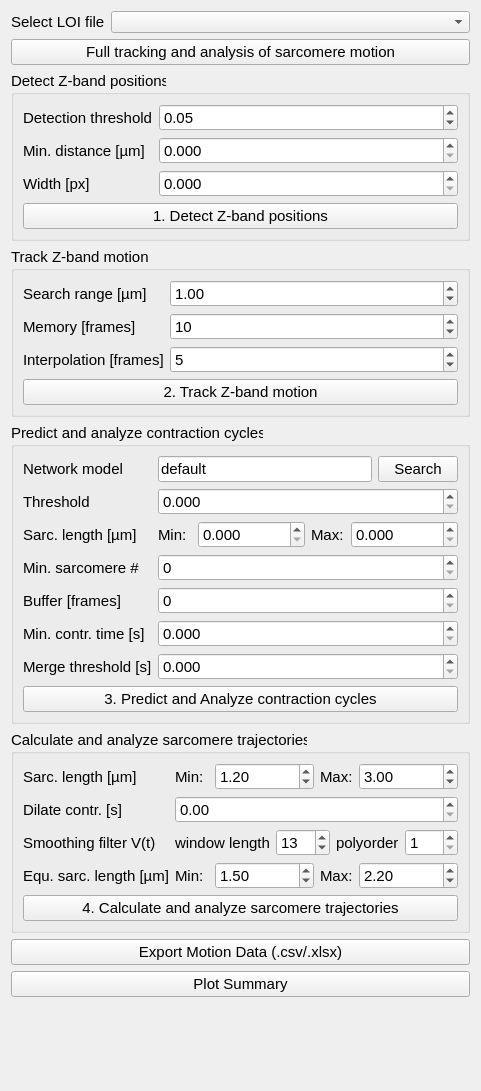
<?xml version="1.0" encoding="UTF-8"?>
<ui version="4.0">
 <class>Form</class>
 <widget class="QWidget" name="Form">
  <property name="geometry">
   <rect>
    <x>0</x>
    <y>0</y>
    <width>481</width>
    <height>1091</height>
   </rect>
  </property>
  <property name="windowTitle">
   <string>Form</string>
  </property>
  <layout class="QFormLayout" name="formLayout">
   <item row="2" column="0">
    <widget class="QLabel" name="label_10">
     <property name="font">
      <font>
       <pointsize>11</pointsize>
      </font>
     </property>
     <property name="text">
      <string>Select LOI file</string>
     </property>
    </widget>
   </item>
   <item row="2" column="1">
    <widget class="QComboBox" name="cb_loi_file">
     <property name="toolTip">
      <string>currently selected LOI to use in analysis</string>
     </property>
    </widget>
   </item>
   <item row="5" column="0" colspan="2">
    <widget class="QGroupBox" name="groupBox_2">
     <property name="font">
      <font>
       <pointsize>11</pointsize>
       <bold>false</bold>
      </font>
     </property>
     <property name="title">
      <string>Track Z-band motion</string>
     </property>
     <layout class="QFormLayout" name="formLayout_3">
      <item row="1" column="0">
       <widget class="QLabel" name="label_13">
        <property name="toolTip">
         <string>Search range for tracking algorithm (see documentation of trackpy package)</string>
        </property>
        <property name="text">
         <string>Search range [µm]</string>
        </property>
       </widget>
      </item>
      <item row="4" column="0" colspan="2">
       <widget class="QPushButton" name="btn_motion_track_z_bands">
        <property name="toolTip">
         <string>execute track z-bands on selected LOI file</string>
        </property>
        <property name="text">
         <string>2. Track Z-band motion</string>
        </property>
       </widget>
      </item>
      <item row="1" column="1">
       <widget class="QDoubleSpinBox" name="dsb_track_z_bands_search_range">
        <property name="toolTip">
         <string>Search range for tracking algorithm (see documentation of trackpy package)</string>
        </property>
        <property name="minimum">
         <double>0.100000000000000</double>
        </property>
        <property name="maximum">
         <double>2.000000000000000</double>
        </property>
        <property name="singleStep">
         <double>0.100000000000000</double>
        </property>
        <property name="value">
         <double>1.000000000000000</double>
        </property>
       </widget>
      </item>
      <item row="2" column="0">
       <widget class="QLabel" name="label_36">
        <property name="toolTip">
         <string>Memory for tracking algorithm, in frames (see documentation of trackpy package)</string>
        </property>
        <property name="text">
         <string>Memory [frames]</string>
        </property>
       </widget>
      </item>
      <item row="2" column="1">
       <widget class="QSpinBox" name="sb_track_z_bands_memory">
        <property name="toolTip">
         <string>Memory for tracking algorithm, in frames (see documentation of trackpy package)</string>
        </property>
        <property name="maximum">
         <number>20</number>
        </property>
        <property name="value">
         <number>10</number>
        </property>
       </widget>
      </item>
      <item row="3" column="0">
       <widget class="QLabel" name="label_37">
        <property name="toolTip">
         <string>Memory (max interval) to interpolate gaps in trajectories, in frames (see documentation of trackpy package)</string>
        </property>
        <property name="text">
         <string>Interpolation [frames]</string>
        </property>
       </widget>
      </item>
      <item row="3" column="1">
       <widget class="QSpinBox" name="sb_track_z_band_memory_interp">
        <property name="toolTip">
         <string>Memory (max interval) to interpolate gaps in trajectories, in frames (see documentation of trackpy package)</string>
        </property>
        <property name="minimum">
         <number>2</number>
        </property>
        <property name="maximum">
         <number>10</number>
        </property>
        <property name="value">
         <number>5</number>
        </property>
       </widget>
      </item>
     </layout>
    </widget>
   </item>
   <item row="6" column="0" colspan="2">
    <widget class="QGroupBox" name="groupBox_3">
     <property name="font">
      <font>
       <pointsize>11</pointsize>
      </font>
     </property>
     <property name="title">
      <string>Predict and analyze contraction cycles</string>
     </property>
     <layout class="QFormLayout" name="formLayout_4">
      <item row="0" column="0">
       <widget class="QLabel" name="label_3">
        <property name="font">
         <font>
          <pointsize>11</pointsize>
         </font>
        </property>
        <property name="toolTip">
         <string>Neural network parameters (.pt file)</string>
        </property>
        <property name="text">
         <string>Network model</string>
        </property>
       </widget>
      </item>
      <item row="3" column="0">
       <widget class="QLabel" name="label_4">
        <property name="toolTip">
         <string>Binary threshold for systole state (0, 1) after prediction</string>
        </property>
        <property name="text">
         <string>Threshold</string>
        </property>
       </widget>
      </item>
      <item row="3" column="1">
       <widget class="QDoubleSpinBox" name="dsb_systoles_thresh">
        <property name="toolTip">
         <string>Binary threshold for systole state (0, 1) after prediction</string>
        </property>
        <property name="decimals">
         <number>3</number>
        </property>
        <property name="maximum">
         <double>10000000.000000000000000</double>
        </property>
       </widget>
      </item>
      <item row="4" column="0">
       <widget class="QLabel" name="label_22">
        <property name="toolTip">
         <string>Minimal and maximal sarcomere lengths, sarcomere outside interval are set to NaN</string>
        </property>
        <property name="text">
         <string>Sarc. length [µm]</string>
        </property>
       </widget>
      </item>
      <item row="4" column="1">
       <layout class="QHBoxLayout" name="horizontalLayout_5">
        <item>
         <widget class="QLabel" name="label_28">
          <property name="toolTip">
           <string>Minimal and maximal sarcomere lengths, sarcomere outside interval are set to NaN</string>
          </property>
          <property name="text">
           <string>Min:</string>
          </property>
         </widget>
        </item>
        <item>
         <widget class="QDoubleSpinBox" name="dsb_systoles_slen_limits_lower">
          <property name="toolTip">
           <string>Minimal and maximal sarcomere lengths, sarcomere outside interval are set to NaN</string>
          </property>
          <property name="decimals">
           <number>3</number>
          </property>
          <property name="maximum">
           <double>100000.000000000000000</double>
          </property>
         </widget>
        </item>
        <item>
         <widget class="QLabel" name="label_27">
          <property name="toolTip">
           <string>Minimal and maximal sarcomere lengths, sarcomere outside interval are set to NaN</string>
          </property>
          <property name="text">
           <string>Max:</string>
          </property>
         </widget>
        </item>
        <item>
         <widget class="QDoubleSpinBox" name="dsb_systoles_slen_limits_upper">
          <property name="toolTip">
           <string>Minimal and maximal sarcomere lengths, sarcomere outside interval are set to NaN</string>
          </property>
          <property name="decimals">
           <number>3</number>
          </property>
          <property name="maximum">
           <double>100000.000000000000000</double>
          </property>
         </widget>
        </item>
       </layout>
      </item>
      <item row="5" column="0">
       <widget class="QLabel" name="label_23">
        <property name="toolTip">
         <string>Minimal number of sarcomeres, if lower, systole state is set to 0.</string>
        </property>
        <property name="text">
         <string>Min. sarcomere #</string>
        </property>
       </widget>
      </item>
      <item row="5" column="1">
       <widget class="QSpinBox" name="sb_systoles_n_sarcomere_min">
        <property name="toolTip">
         <string>Minimal number of sarcomeres, if lower, systole state is set to 0.</string>
        </property>
        <property name="maximum">
         <number>1000000</number>
        </property>
       </widget>
      </item>
      <item row="6" column="0">
       <widget class="QLabel" name="label_24">
        <property name="toolTip">
         <string>Remove contraction cycles / systoles within &quot;buffer_frames&quot; frames to start and end of time-series</string>
        </property>
        <property name="text">
         <string>Buffer [frames]</string>
        </property>
       </widget>
      </item>
      <item row="6" column="1">
       <widget class="QSpinBox" name="sb_systoles_buffer_frames">
        <property name="toolTip">
         <string>Remove contraction cycles / systoles within &quot;buffer_frames&quot; frames to start and end of time-series</string>
        </property>
        <property name="maximum">
         <number>10000000</number>
        </property>
       </widget>
      </item>
      <item row="7" column="0">
       <widget class="QLabel" name="label_25">
        <property name="toolTip">
         <string>Minimal time of systole in seconds. If smaller, systole is removed.</string>
        </property>
        <property name="text">
         <string>Min. contr. time [s] </string>
        </property>
       </widget>
      </item>
      <item row="7" column="1">
       <widget class="QDoubleSpinBox" name="dsb_systoles_contr_time_min">
        <property name="toolTip">
         <string>Minimal time of systole in seconds. If smaller, systole is removed.</string>
        </property>
        <property name="decimals">
         <number>3</number>
        </property>
        <property name="maximum">
         <double>100000000.000000000000000</double>
        </property>
       </widget>
      </item>
      <item row="8" column="0">
       <widget class="QLabel" name="label_26">
        <property name="toolTip">
         <string>Maximal time between two systoles. If smaller, two systoles are merged to one.</string>
        </property>
        <property name="text">
         <string>Merge threshold [s]</string>
        </property>
       </widget>
      </item>
      <item row="8" column="1">
       <widget class="QDoubleSpinBox" name="dsb_systoles_merge_time_max">
        <property name="toolTip">
         <string>Maximal time between two systoles. If smaller, two systoles are merged to one.</string>
        </property>
        <property name="decimals">
         <number>3</number>
        </property>
        <property name="maximum">
         <double>1000000.000000000000000</double>
        </property>
       </widget>
      </item>
      <item row="9" column="0" colspan="2">
       <widget class="QPushButton" name="btn_motion_systoles">
        <property name="toolTip">
         <string>execute prediction and analysis of contractions, do not forget to select a contraction weights file</string>
        </property>
        <property name="text">
         <string>3. Predict and Analyze contraction cycles</string>
        </property>
       </widget>
      </item>
      <item row="0" column="1">
       <layout class="QHBoxLayout" name="horizontalLayout_6">
        <item>
         <widget class="QLineEdit" name="le_systoles_weights">
          <property name="toolTip">
           <string>Neural network parameters (.pt file)</string>
          </property>
          <property name="text">
           <string>default</string>
          </property>
         </widget>
        </item>
        <item>
         <widget class="QPushButton" name="btn_systoles_search_weights">
          <property name="text">
           <string>Search</string>
          </property>
         </widget>
        </item>
       </layout>
      </item>
     </layout>
    </widget>
   </item>
   <item row="7" column="0" colspan="2">
    <widget class="QGroupBox" name="groupBox_4">
     <property name="font">
      <font>
       <pointsize>11</pointsize>
      </font>
     </property>
     <property name="title">
      <string>Calculate and analyze sarcomere trajectories</string>
     </property>
     <layout class="QFormLayout" name="formLayout_5">
      <item row="3" column="0">
       <widget class="QLabel" name="label_16">
        <property name="toolTip">
         <string> Lower and upper limits of sarcomere lengths, values outside are set to nan</string>
        </property>
        <property name="text">
         <string>Sarc. length [µm]</string>
        </property>
       </widget>
      </item>
      <item row="3" column="1">
       <layout class="QHBoxLayout" name="horizontalLayout_2">
        <item>
         <widget class="QLabel" name="label_18">
          <property name="toolTip">
           <string> Lower and upper limits of sarcomere lengths, values outside are set to nan</string>
          </property>
          <property name="text">
           <string>Min:</string>
          </property>
         </widget>
        </item>
        <item>
         <widget class="QDoubleSpinBox" name="dsb_get_sarc_traj_slen_lower">
          <property name="toolTip">
           <string> Lower and upper limits of sarcomere lengths, values outside are set to nan</string>
          </property>
          <property name="maximum">
           <double>1000000.000000000000000</double>
          </property>
          <property name="value">
           <double>1.200000000000000</double>
          </property>
         </widget>
        </item>
        <item>
         <widget class="QLabel" name="label_17">
          <property name="toolTip">
           <string> Lower and upper limits of sarcomere lengths, values outside are set to nan</string>
          </property>
          <property name="text">
           <string>Max:</string>
          </property>
         </widget>
        </item>
        <item>
         <widget class="QDoubleSpinBox" name="dsb_get_sarc_traj_slen_upper">
          <property name="toolTip">
           <string> Lower and upper limits of sarcomere lengths, values outside are set to nan</string>
          </property>
          <property name="maximum">
           <double>1000000.000000000000000</double>
          </property>
          <property name="value">
           <double>3.000000000000000</double>
          </property>
         </widget>
        </item>
       </layout>
      </item>
      <item row="5" column="0">
       <widget class="QLabel" name="label_5">
        <property name="toolTip">
         <string>Dilation time (in seconds) of systole time-series</string>
        </property>
        <property name="text">
         <string>Dilate contr. [s]</string>
        </property>
       </widget>
      </item>
      <item row="5" column="1">
       <widget class="QDoubleSpinBox" name="dsb_get_sarc_traj_dilate_systoles">
        <property name="toolTip">
         <string>Dilation time (in seconds) of systole time-series to shorten time-interval during diastole at which the sarcomere
            equilibrium lengths are determined</string>
        </property>
        <property name="maximum">
         <double>0.500000000000000</double>
        </property>
        <property name="singleStep">
         <double>0.010000000000000</double>
        </property>
       </widget>
      </item>
      <item row="7" column="0">
       <widget class="QLabel" name="label_7">
        <property name="toolTip">
         <string>Window length and poly order for Savitky-Golay filter</string>
        </property>
        <property name="text">
         <string>Smoothing filter V(t) </string>
        </property>
       </widget>
      </item>
      <item row="7" column="1">
       <layout class="QHBoxLayout" name="horizontalLayout_3">
        <item>
         <widget class="QLabel" name="label_8">
          <property name="toolTip">
           <string>Window length and poly order for Savitky-Golay filter</string>
          </property>
          <property name="text">
           <string>window length</string>
          </property>
         </widget>
        </item>
        <item>
         <widget class="QSpinBox" name="dsb_get_sarc_traj_filter_vel_wl">
          <property name="toolTip">
           <string>Window length and poly order for Savitky-Golay filter for smoothing of delta_slen prior to differentiation
            to obtain sarcomere velocities</string>
          </property>
          <property name="minimum">
           <number>3</number>
          </property>
          <property name="maximum">
           <number>15</number>
          </property>
          <property name="value">
           <number>13</number>
          </property>
         </widget>
        </item>
        <item>
         <widget class="QLabel" name="label_9">
          <property name="toolTip">
           <string>Window length and poly order for Savitky-Golay filter</string>
          </property>
          <property name="text">
           <string>polyorder</string>
          </property>
         </widget>
        </item>
        <item>
         <widget class="QSpinBox" name="dsb_get_sarc_traj_filter_vel_po">
          <property name="toolTip">
           <string>Window length and poly order for Savitky-Golay filter for smoothing of delta_slen prior to differentiation
            to obtain sarcomere velocities</string>
          </property>
          <property name="minimum">
           <number>1</number>
          </property>
          <property name="maximum">
           <number>7</number>
          </property>
         </widget>
        </item>
       </layout>
      </item>
      <item row="8" column="0">
       <widget class="QLabel" name="label_19">
        <property name="toolTip">
         <string>Lower and upper limits of sarcomere equilibrium lengths, values outside are set to nan</string>
        </property>
        <property name="text">
         <string>Equ. sarc. length [µm]</string>
        </property>
       </widget>
      </item>
      <item row="8" column="1">
       <layout class="QHBoxLayout" name="horizontalLayout_4">
        <item>
         <widget class="QLabel" name="label_20">
          <property name="toolTip">
           <string>Lower and upper limits of sarcomere equilibrium lengths, values outside are set to nan</string>
          </property>
          <property name="text">
           <string>Min:</string>
          </property>
         </widget>
        </item>
        <item>
         <widget class="QDoubleSpinBox" name="dsb_get_sarc_traj_equ_lims_lower">
          <property name="toolTip">
           <string>Lower and upper limits of sarcomere equilibrium lengths, values outside are set to nan</string>
          </property>
          <property name="maximum">
           <double>1000000.000000000000000</double>
          </property>
          <property name="value">
           <double>1.500000000000000</double>
          </property>
         </widget>
        </item>
        <item>
         <widget class="QLabel" name="label_21">
          <property name="toolTip">
           <string>Lower and upper limits of sarcomere equilibrium lengths, values outside are set to nan</string>
          </property>
          <property name="text">
           <string>Max:</string>
          </property>
         </widget>
        </item>
        <item>
         <widget class="QDoubleSpinBox" name="dsb_get_sarc_traj_equ_lims_upper">
          <property name="toolTip">
           <string>Lower and upper limits of sarcomere equilibrium lengths, values outside are set to nan</string>
          </property>
          <property name="maximum">
           <double>100000.000000000000000</double>
          </property>
          <property name="value">
           <double>2.200000000000000</double>
          </property>
         </widget>
        </item>
       </layout>
      </item>
      <item row="10" column="0" colspan="2">
       <widget class="QPushButton" name="btn_motion_get_sarcomere_trajs">
        <property name="toolTip">
         <string>execute sarcomere trajectories analysis</string>
        </property>
        <property name="text">
         <string>4. Calculate and analyze sarcomere trajectories</string>
        </property>
       </widget>
      </item>
     </layout>
    </widget>
   </item>
   <item row="9" column="0" colspan="2">
    <widget class="QPushButton" name="btn_plot_summary">
     <property name="font">
      <font>
       <pointsize>11</pointsize>
      </font>
     </property>
     <property name="text">
      <string>Plot Summary</string>
     </property>
    </widget>
   </item>
   <item row="8" column="0" colspan="2">
    <widget class="QPushButton" name="btn_export_motion_data">
     <property name="font">
      <font>
       <pointsize>11</pointsize>
      </font>
     </property>
     <property name="text">
      <string>Export Motion Data (.csv/.xlsx)</string>
     </property>
    </widget>
   </item>
   <item row="3" column="0" colspan="2">
    <widget class="QPushButton" name="btn_analyze_motion">
     <property name="font">
      <font>
       <pointsize>11</pointsize>
      </font>
     </property>
     <property name="toolTip">
      <string>execute all of the below functions(check the parameters before)</string>
     </property>
     <property name="text">
      <string>Full tracking and analysis of sarcomere motion</string>
     </property>
    </widget>
   </item>
   <item row="4" column="0" colspan="2">
    <widget class="QGroupBox" name="groupBox">
     <property name="font">
      <font>
       <pointsize>11</pointsize>
      </font>
     </property>
     <property name="title">
      <string>Detect Z-band positions</string>
     </property>
     <property name="flat">
      <bool>false</bool>
     </property>
     <property name="checkable">
      <bool>false</bool>
     </property>
     <layout class="QFormLayout" name="formLayout_2">
      <item row="1" column="0">
       <widget class="QLabel" name="label">
        <property name="toolTip">
         <string>Threshold for peak finder</string>
        </property>
        <property name="text">
         <string>Detection threshold</string>
        </property>
       </widget>
      </item>
      <item row="1" column="1">
       <widget class="QDoubleSpinBox" name="dsb_detect_peaks_threshold">
        <property name="toolTip">
         <string>Threshold for peak finder</string>
        </property>
        <property name="value">
         <double>0.050000000000000</double>
        </property>
       </widget>
      </item>
      <item row="2" column="0">
       <widget class="QLabel" name="label_11">
        <property name="toolTip">
         <string>Minimal distance of z-band peaks in µm</string>
        </property>
        <property name="text">
         <string>Min. distance [µm]</string>
        </property>
       </widget>
      </item>
      <item row="3" column="0">
       <widget class="QLabel" name="label_12">
        <property name="toolTip">
         <string>Width of interval around peak for precise determination of peak center, in pixels</string>
        </property>
        <property name="text">
         <string>Width [px]</string>
        </property>
       </widget>
      </item>
      <item row="4" column="0" colspan="2">
       <widget class="QPushButton" name="btn_motion_detect_peaks">
        <property name="toolTip">
         <string>execute detect peaks on selected LOI file</string>
        </property>
        <property name="text">
         <string>1. Detect Z-band positions</string>
        </property>
       </widget>
      </item>
      <item row="2" column="1">
       <widget class="QDoubleSpinBox" name="dsb_detect_peaks_min_distance">
        <property name="toolTip">
         <string>Minimal distance of z-band peaks in µm</string>
        </property>
        <property name="decimals">
         <number>3</number>
        </property>
        <property name="maximum">
         <double>9999999999999.000000000000000</double>
        </property>
       </widget>
      </item>
      <item row="3" column="1">
       <widget class="QDoubleSpinBox" name="dsb_detect_peaks_width">
        <property name="toolTip">
         <string>Width of interval around peak for precise determination of peak center, in pixels</string>
        </property>
        <property name="decimals">
         <number>3</number>
        </property>
        <property name="maximum">
         <double>99999999999999.000000000000000</double>
        </property>
       </widget>
      </item>
     </layout>
    </widget>
   </item>
  </layout>
 </widget>
 <resources/>
 <connections/>
</ui>
